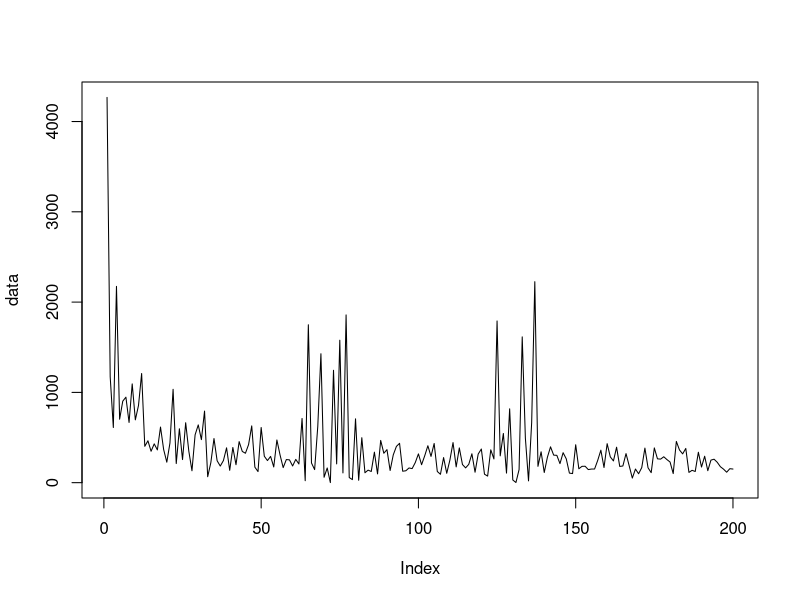
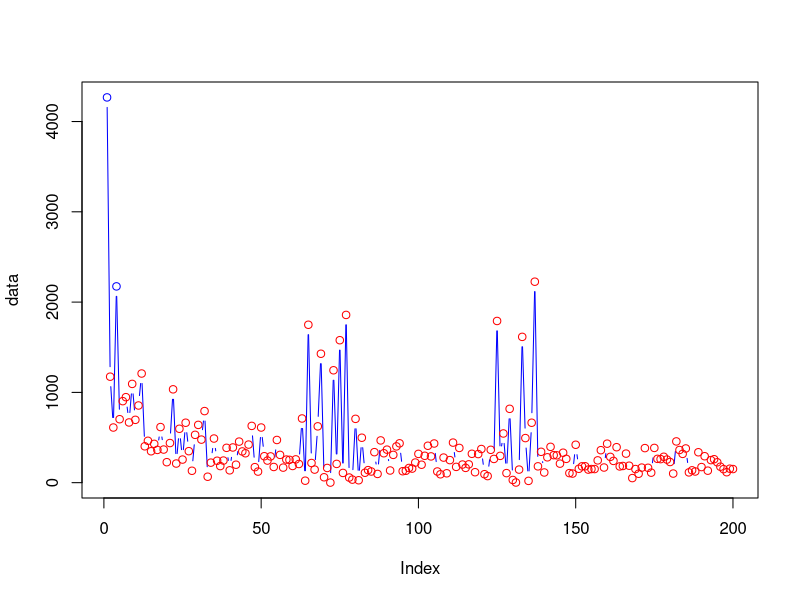

R code for these plots, in order:
#The main aim is to obtimise the allocation of the states and the transition between them
#So we use an EM approach. Essentially estimate the transition probability and emission probability
#Should the current parameters be the most optimum and then use those probabilities to find
#The most likely parameters of the model

#OK we are going to initialise so that we have what we need for the first E-Step
#We are then going to calculate the E-Step and use it recalculate the parameters and so on
#Until convergence.

#The E-Step
#Forward Step, is the probability of obtaining a certain sequence from model H
#Calculate the probability of seeing the sequence y1..t and being in state i at the final observation yt 
#is only dependent on the previous probability of being in state i-1 at t-1, 
#The probability of seeing the first observation y1 of the sequecne and be in state i 
#will then be P(y1 & being in state 1) = P(S1)*P(y1)
#But we have multiple possibilities for the first state, either state 1, 2, .. N possible states that we could start from
#The second observation then I could have come from any state and then ended in state j
#So I need to sum for all the possible states I could have come from ending in state 2
#Hence, the probability of being in state 2 is P(S2)*P(y2|S2). The probability of State 2 is then
#The sum over all the previous state probabilities * the probability of transition to this state
#In general then, we could write this as follows 
#P(y,j,s) = Current state probability * sum(Previous State probabilities*transition)
#This will have to be done recursively for every sequence of observation and you will then end up
#with a probability of ending in every state for a sequence of observation. If we add them up, this will give us the probability
#of the observation given our model
#This gave us the probability of certain state given the starting model parameters


#Backward Step, this is the probability of looking at the model backwards rather forward.
#We start from the end state and then go backward asking what is the probability of observation given the state
#The probability of being in previous state j at time t is a function of being in state i at t+1
#P(End State T) = 1, just start with one
#P(Observing j of the observation in the Current State) = P(Current State)*P(J Observation|Current state i)*P(Transition from Current State to Previous state)
#Since you could have gone to multiple states, then you need to sum over all the states that you could have gone to
#P(O,length-1,Ending State) = sum(P(Observation at length-1|current state)*P(current->next)*P(Next)) for all the next states
#You can do this iteratively.
#At the End you will get probability for every starting state
#This will then give us the probability of Observation up to a certain length given that I am in a certain time and certain state

#Ok, now the first aim is to find the probability of being in a certain state given the observation and model parameters
#P(S|O,M) = P(O,S,M)/P(O,M), since P(O,S,M) = P(S|O,M)P(O|M)P(M)
#P(O,S,M) = P(O,S|M)P(M)
#So P(S|O,M) = P(O,S|M)/P(O|M)
#Ok, the P(O,S|M) = #forward P(O|S,M) #backward P(S|M), the forward probability gives is the P(S|M), the backward gives the probability of observation given states
#Now, the denominator is P(O|M), which is simply the marginal over all the states of P(O,S|M)
#So the probability of ending up in state i is then forward*backward of state i/sum over all states

#The second aim is to find the probability of a sequence of states as this will help in the final transition matrix estimation
#The probability of being in state i and then going to state j globally
#P(Si,Si+1|O,M) similar to the above = P(Si,Si+1,O|M)/P(O|M)
#Numerator, forward probability P(Si|M)*P(Si+1|M)*transition probability from Si to Si+1
#Deonominator is simply summing over all possible si and si+1, which is actually Backward probability

#Ok from the first aim, for every state, summing over all obervations Sum(P(S|O,M)) for all lengths of observations, 
#will give us the probability of being in state S|M, which is what we started with as our assumption
#Similarly summing over all the length of observations, will give us the transition matrix, again one of our initial assumptions
#Remaining, is the probability of our observation given a certain state

#To covert them to probabilities, You essentially, want to sum P(S|O,M) for the first observation across all the sequences, for the first state,
#Then the second state and so on. The final probability will be just the normalised quantity

#The transition from Si to Si+1 will be the transition function above for all the observations irrespective of the position of the observation
#The ratio between the transitions from Si to Si+1 relative to all transitions away from Si

#The probability of the output for a gaussian mixture is as follows will be the sum over all components with the associated parameters for this component
#Updating this probability will be similar to the normal EM approach.
#Ok, let us remember, we have calculated the weights of every component, as the normalised likelihood for this observation
#In this case, we also have the states, so we split things further. 
#First, the probability that the lth component in state i have generated a particular observation t is defined as:
#Probability of state i * probability of observation given mixture l * weight of mixture l / sum over all components at state i
#We have the initial weights to calculate this.
#We can now get the updates as weight as before, but instead of summing for one observation, we get it for two states
#So on


#OK let us start with some minor observations of a gaussian distribution with different means
B = 7.6312
G = -0.47
X = 1:200
l = exp(B)*((X)^G)
beta = (l*0.2313)+1
a = rnbinom(200,mu=exp(B)*((X)^G), size=exp(B)*((X)^G)/((exp(B)*((X)^G)*0.2313)))
b = rnbinom(80,size=.5,mu=400)
data = c(a[1:60],b[1:20],a[61:100],b[21:40],a[101:160])+1
plot(data, type="l")
#we can see that we have mixture of two distributions
#Let us initialise our Mixture EM data for every state
s21m = s22m = mean(data)+sd(data)
s21s = s22s = 2

#Let us now initialise the state probability i.e. P(Si)
S1 = 0.5
S2 = 0.5
#Transition probability self, then the other
TS1 = c(0.5, 0.5)
TS2 = c(0.5, 0.5)
S11weights = runif(1)
S12weights = 1-S11weights
S21weights = runif(1)
S22weights = 1-S21weights

#Emission probability is calculated as in the EM approach, this makes sense that we have a probability for every observation, since they are not the same observation
#Except that we don't have a mixture in the states, essentially we want every state to map to one component of the mixture
B1 = B2 = log(data[1])
G1 = G2 = coef(lm(log(data)~log(X)))[2]

s12s = s22s = 2
s12m = s22m = mean(data)

bs1w1 = dnbinom(data,mu=(exp(B1)*(X^G1)), size=exp(B1)*((X)^G1)/((exp(B1)*((X)^G1)*0.2313)))+1e-300
bs1w2 = dnbinom(round(data),size = s12s , mu = s12m)+1e-300
bs2w1 = dnbinom(data,mu=(exp(B2)*(X^G2)), size=exp(B2)*((X)^G2)/((exp(B2)*((X)^G2)*0.2313)))+1e-300
bs2w2 = dnbinom(round(data),size = s22s , mu = s22m)+1e-300

bs1 = bs1w1*S11weights + bs1w2*S12weights
bs2 = bs2w1*S21weights + bs2w2*S22weights
  
for(x in 1:200)
{
#OK, now we are set to do the first HMM iteration
#Forward probability
#As mentioned above of the observation that we have, we will calculate the forward probability 
alpha = matrix(ncol=2,nrow=length(data))
#Forward for state 1 and first of the observation
alpha[1,1] = S1 * bs1[1] #Probability of State1 * Probability of observing the first number
#Forward for state 2 and first of the observation
alpha[1,2] = S2 * bs2[1] #Probability of State1 * Probability of observing the first number

#Second is just conditional on the previous one (could be either s1 or s2) and ENDING in state 1
alpha[2,1] = alpha[1,1] * TS1[1] *  bs1[2] + # ending in s1, P(S1) * Self transition * P(O2|S1)
            alpha[1,2] * TS2[2] *  bs1[2] #ending in s1, P(S2) * T[S2->S1] * P(O2|S1)

alpha[2,2] = alpha[1,2] * TS2[1] *  bs2[2] + # ending in s2, P(S2) * Self transition * P(O2|S2)
             alpha[1,1] * TS1[2] *  bs2[2] #ending in s2, P(S1) * T[S2->S1] * P(O2|S1)

for(i in 2:length(data))
{
  #Ok, let us see the pattern
  #Probability of Observation given state 1 * sum of ((probability of previous state1 * self probability)+
  #(Probability of previous state2 * transition from S2 to S1))
  alpha[i,1] = bs1[i] * (alpha[i-1,1] * TS1[1] + alpha[i-1,2] * TS2[2])
  #Similarly
  alpha[i,2] = bs2[i] * (alpha[i-1,2] * TS2[1] + alpha[i-1,1] * TS1[2])
}

alpha = alpha+1e-300
#Probability of the whole observation across the two states
po = alpha[length(data),1]+alpha[length(data),2]

#OK now the backward probability

beta = matrix(ncol=2,nrow=length(data))
beta[length(data),1] = 1
beta[length(data),2] = 1
#Stand at the previous step and then look ahead
#Probility at length(data)-1 at state 1 = T[S1->S1] * P(O|S1) * B(length(data),S1) + T[S1->S2] * P(O|S2) * B(length(data),S2)
beta[length(data)-1,1] = TS1[1] * bs1[length(data)-1] * beta[length(data),1] + TS1[2] * bs2[length(data)-1] * beta[length(data),2]
beta[length(data)-1,2] = TS2[1] * bs2[length(data)-1] * beta[length(data),2] + TS2[2] * bs1[length(data)-1] * beta[length(data),1]

#pattern
for(j in (length(data)-1):1)
{
  beta[j,1] = TS1[1] * bs1[j+1] * beta[j+1,1] + TS1[2] * bs2[j+1] * beta[j+1,2]
  beta[j,2] = TS2[1] * bs2[j+1] * beta[j+1,2] + TS2[2] * bs1[j+1] * beta[j+1,1]
}

beta = beta + 1e-300

#Gamma, which is the probability of the state given the observation
gamma = matrix(ncol=2, nrow=length(data))
gamma[,1] = log(alpha[,1])+log(beta[,1])
gamma[,2] = log(alpha[,2])+log(beta[,2])
gamma = t(apply(gamma,1,function(b){exp(b-log(sum(exp(b-max(b))))-max(b))}))

#Eta, which is the transition probability from state i to j at data length t
eta1 = matrix(ncol=2,nrow=(length(data)-1)) #for every data observation
eta2 = matrix(ncol=2,nrow=(length(data)-1)) #for every data observation
#going from 1 to 1 across the first observation
eta1[1,1] = (gamma[1,1] * TS1[1] * bs1[2] * beta[2,1])/beta[1,1]
#going from 1 to 2 across the first observation
eta1[1,2] = (gamma[1,1] * TS1[2] * bs2[2] * beta[2,2])/beta[1,1]
#going from 2 to 2 across the first observation
eta2[1,1] = (gamma[1,2] * TS2[1] * bs2[2] * beta[2,2])/beta[1,2]
#going from 1 to 2 across the first observation
eta2[1,2] = (gamma[1,2] * TS2[2] * bs1[2] * beta[2,1])/beta[1,2]

#Pattern

for(t in 1:(length(data)-1))
{
  #going from 1 to 1 across the first observation
  eta1[t,1] = (gamma[t,1] * TS1[1] * bs1[(t+1)] * beta[(t+1),1])/beta[t,1]
  #going from 1 to 2 across the first observation
  eta1[t,2] = (gamma[t,1] * TS1[2] * bs2[(t+1)] * beta[(t+1),2])/beta[t,1]
  #going from 2 to 2 across the first observation
  eta2[t,1] = (gamma[t,2] * TS2[1] * bs2[(t+1)] * beta[(t+1),2])/beta[t,2]
  #going from 1 to 2 across the first observation
  eta2[t,2] = (gamma[t,2] * TS2[2] * bs1[(t+1)] * beta[(t+1),1])/beta[t,2]
}

TS1[1] = sum(eta1[,1])/sum(gamma[1:(length(data)-1),1])
TS1[2] = sum(eta1[,2])/sum(gamma[1:(length(data)-1),1])
TS2[1] = sum(eta2[,1])/sum(gamma[1:(length(data)-1),2])
TS2[2] = sum(eta2[,2])/sum(gamma[1:(length(data)-1),2])

#if(gamma[1,1]==S1&&gamma[1,2]==S2) break;

S1 = gamma[1,1]
S2 = gamma[1,2]

#Mixture gamma
gammaM = matrix(ncol=4, nrow=length(data))
gammaM[,1] = gamma[,1]*S11weights*bs1w1/bs1
gammaM[,2] = gamma[,1]*S12weights*bs1w2/bs1
gammaM[,3] = gamma[,2]*S21weights*bs2w1/bs2
gammaM[,4] = gamma[,2]*S22weights*bs2w2/bs2

S11weights = sum(gammaM[,1])/sum(gamma[,1])
S12weights = sum(gammaM[,2])/sum(gamma[,1])
S21weights = sum(gammaM[,3])/sum(gamma[,2])
S22weights = sum(gammaM[,4])/sum(gamma[,2])

#Update the distribution parameters, mean and standard deviation similarly
#s11m = sum(gammaM[,1]*data)/sum(gammaM[,1])
s12m = sum(gammaM[,2]*data)/sum(gammaM[,2])
#s21m = sum(gammaM[,3]*data)/sum(gammaM[,3])
s22m = sum(gammaM[,4]*data)/sum(gammaM[,4])

#v11s = sum(gammaM[,1]*((data-s11m)*t(data-s11m)))/sum(gammaM[,1])
v12s = sum(gammaM[,2]*((data-s12m)*t(data-s12m)))/sum(gammaM[,2])
#v21s = sum(gammaM[,3]*((data-s21m)*t(data-s21m)))/sum(gammaM[,3])
v22s = sum(gammaM[,4]*((data-s22m)*t(data-s22m)))/sum(gammaM[,4])

be = c(v12s/s12m,v22s/s22m)
for(x in 1:length(be)) if(be[x] < 1) be[x]=2 

#s11s = s11m/(be[1]-1)
s12s = s12m/(be[1]-1)
#s21s = s21m/(be[3]-1)
s22s = s22m/(be[2]-1)

#Estimate Decay parameter
#G1 = sum(((log(data[-1])-B1)/log(X[-1]))*gammaM[-1,1])/sum(gammaM[-1,1])

# y2 = (data*gammaM[,3])
# #y2[y2<1] = exp(B2)*(X[y2<1]^G2)
# filter= gammaM[,3]>gammaM[,4]
# if(sum(filter)>2)model2 = lm(log((y2[filter]))~log(X[filter]))
#B1 = coef(model1)[1]
#G2 = sum(((log(data[-1])-B2)/log(X[-1]))*gammaM[-1,3])/sum(gammaM[-1,3])

bs1w1 = dnbinom(data,mu=(exp(B1)*(X^G1)), size=exp(B1)*((X)^G1)/((exp(B1)*((X)^G1)*0.2313)))+1e-300
bs1w2 = dnbinom(round(data),size = s12s , mu = s12m)+1e-300
bs2w1 = dnbinom(data,mu=(exp(B2)*(X^G2)), size=exp(B2)*((X)^G2)/((exp(B2)*((X)^G2)*0.2313)))+1e-300
bs2w2 = dnbinom(round(data),size = s22s , mu = s22m)+1e-300

bs1 = bs1w1*S11weights + bs1w2*S12weights
bs2 = bs2w1*S21weights + bs2w2*S22weights

print(c(G1,s12m,G2,s22m))
#print(c(s11s,s12s,s21s,s22s))
#print(c(S11weights,S12weights,S21weights,S22weights))
#print(c(S1,S2))
print(c(TS1,TS2))
}

#Now we can get the state model for the data
StateModel = c("H","L")
print(StateModel[as.integer(apply(gammaM,1,function(x){(x[1]+x[3])>(x[2]+x[4])}))+1])

colors = c("red","blue")
plot(data,type="b", col=colors[as.integer(apply(gammaM,1,function(x){(x[1]+x[3])>(x[2]+x[4])}))+1])

